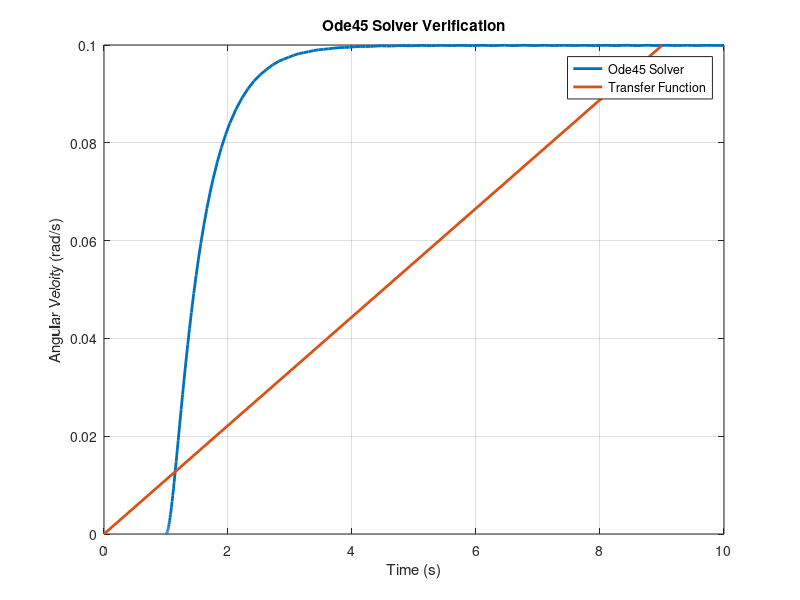
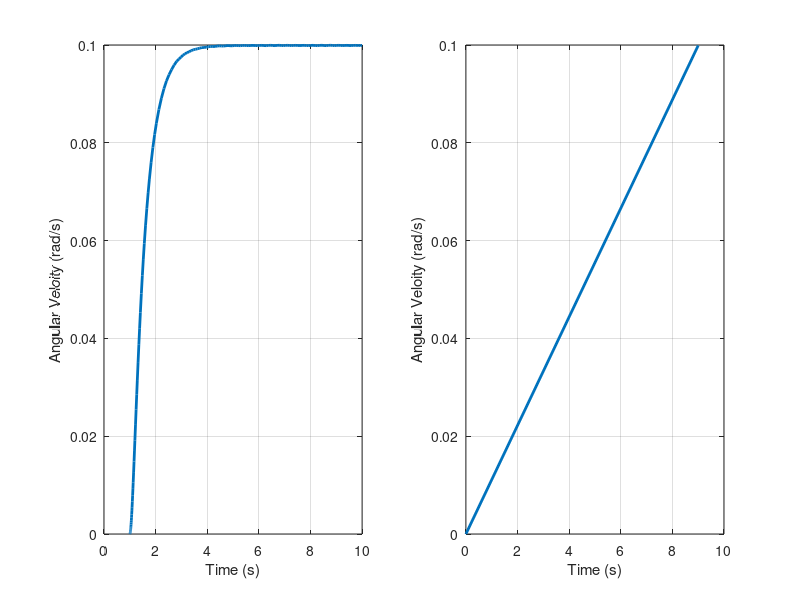

Reproduce these figures in MATLAB, in order. (Note: this script raises an error after producing the figures.)
clc ; clear all ; close all ;

% Ode45 Solver Code
R = 1 ; J = 0.01 ;  b = 0.1  ;  L = 0.5  ; Kt = 0.01;  Ke = 0.01;
V = 1 ; 
f = @(t,X) [(V-Ke*X(2)-R*X(1))/L;
           (Kt*X(1)-b*X(2))/J];
t_Span = [1 10];
X0 = [0 0];

[t1,X1] = ode45(f,t_Span,X0);

figure(1)
plot(t1,X1(:,2),'LineWidth',2) ; hold on;
grid on 

% Transfer Function
num = Kt;
den = [(J*L) (J*R + b*L) b*R + Kt*Ke];
G = tf(num,den);

[X2,t2] = step(G,t_Span);
plot(t2,X2,'LineWidth',2)

xlabel("Time (s)");
ylabel("Angular Veloity (rad/s)")
legend("Ode45 Solver", "Transfer Function")
title("Ode45 Solver Verification")


figure(2)
subplot(1,2,1)
plot(t1,X1(:,2),'LineWidth',2)
xlabel("Time (s)");
ylabel("Angular Veloity (rad/s)")
grid on 
subplot(1,2,2)
plot(t2,X2,'LineWidth',2)
grid on 
xlabel("Time (s)");
ylabel("Angular Veloity (rad/s)")
sgtitle("Ode45 Solver Verification")
